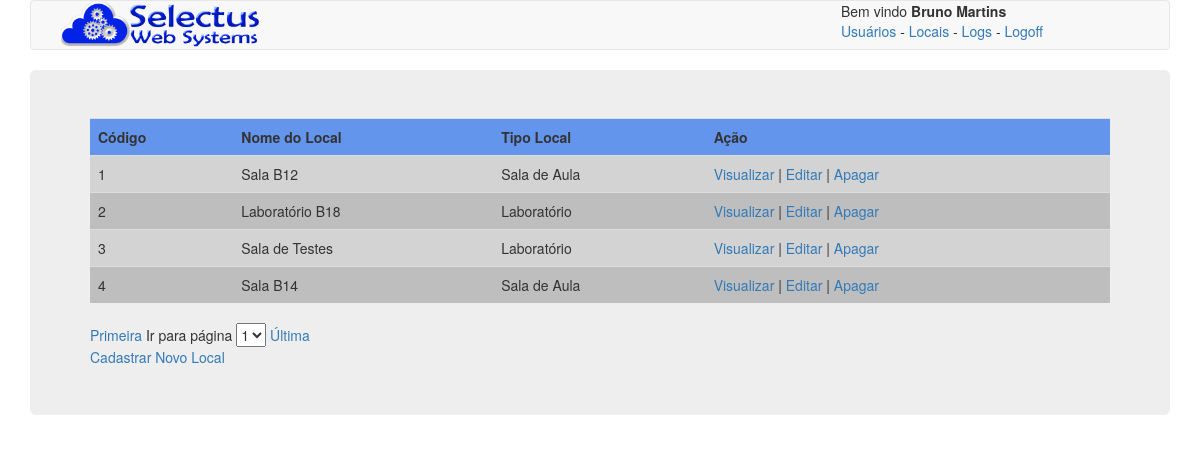
/index.php?pag=9 (signed in), run on an earlier commit of the app's database.
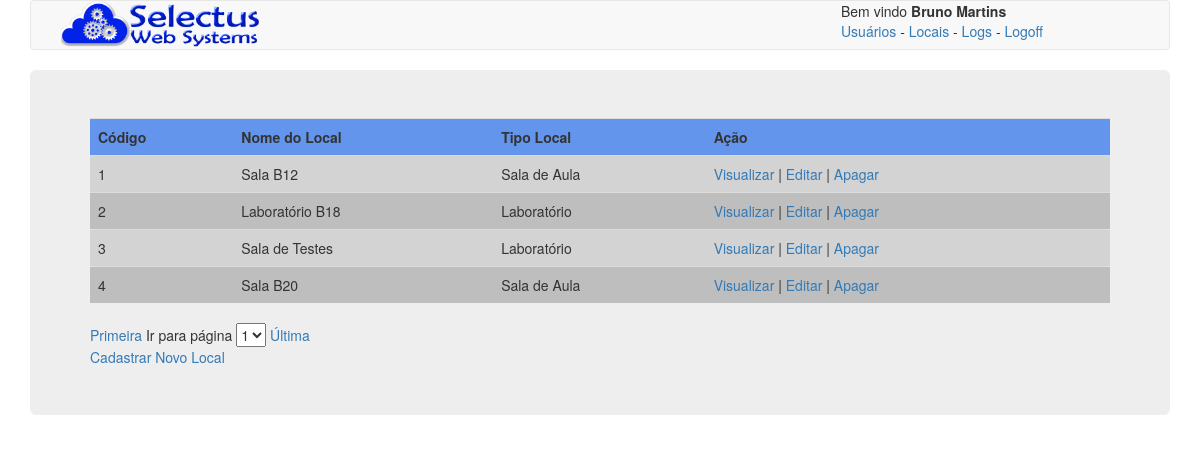
And on a later commit of the database.
### tables this page shows
CREATE TABLE `local` (
  `id` int(11) NOT NULL,
  `localDescricao` varchar(45) NOT NULL,
  `tipoLocalId` int(11) NOT NULL,
  `localUser01` int(11) NOT NULL,
  `localUser02` int(11) NOT NULL
);

CREATE TABLE `tipolocal` (
  `id` int(11) NOT NULL,
  `tipoLocalDescricao` varchar(45) NOT NULL
);

### config/conexao.php (called while the page is built, shortened)
<?php
function busca($conexao, $query) {
    try {
        mysqli_set_charset($conexao, "utf8");
        return mysqli_query($conexao, $query);
    } catch (Exception $e) {
        desconecta($conexao);
        return NULL;
    }
}
?>

### locais/listar.php (the view, shortened to what this page needs)
<div class="container">
    <div class="row">
        <table class="table">
            <tbody><tr  style="background-color:#6495ED;">
                    <th>Código</th>
                    <th>Nome do Local</th>
                    <th>Tipo Local</th>
                    <th>Ação</th>
                </tr>
                <?php
                $conexao = conecta();
                $tipoUser = $_SESSION['tipoLogado'];
                $id = $_SESSION['idLogado'];
                if ($tipoUser == 1) {
                    $resultado = busca($conexao, "SELECT local.id, local.localDescricao, local.tipoLocalId, local.localUser01, local.localUser02, tipoLocal.tipoLocalDescricao from local inner join tipoLocal on local.tipoLocalID = tipoLocal.id order by id");
                } else if ($tipoUser != 1) {
                    $resultado = busca($conexao, "SELECT local.id, local.localDescricao, local.tipoLocalId, local.localUser01, local.localUser02, tipoLocal.tipoLocalDescricao from local inner join tipoLocal on local.tipoLocalID = tipoLocal.id where id=$id order by id");
                }
                $total = mysqli_num_rows($resultado);
                $qtdPorPagina = 10;
                $paginas = ceil($total / $qtdPorPagina);
                $pagAtual = isset($_GET['list']) ? $_GET['list'] : 1;
                $i = 0;
                $cor1 = "#D3D3D3;";
                $cor2 = "#BEBEBE;";
                while ($linha = mysqli_fetch_array($resultado)) {
                    ?>
                    <tr style="background-color:<?= $i % 2 == 0 ? $cor1 : $cor2; ?>">
                        <td><?= $linha['id']; ?></td>
                        <td><?= $linha['localDescricao']; ?></td>
                        <td><?= $linha['tipoLocalDescricao']; ?></td>
                        <td>
                            <a  href="index.php?pag=12&id=<?= $linha['id']; ?>" title="Visualizar <?= $linha['pessoaNome']; ?>">Visualizar</a> |
                            <a  href="index.php?pag=13&id=<?= $linha['id']; ?>" title="Editar <?= $linha['pessoaNome']; ?>">Editar</a> |
                            <a  href="locais/apagar.php?id=<?= $linha['id']; ?>" title="Apagar <?= $linha['pessoaNome']; ?>">Apagar</a>
                        </td>
                    </tr>
                    <?php
                    $i++;
                }
                ?>
            </tbody>
        </table>
        <?php
        echo "<a href='index.php?pag=9&list=1'>Primeira</a> ";
        $select = " <select name='selecao_lista' id='selecao_lista' onchange=\"direcionar()\">";
        for ($x = 1; $x <= $paginas; $x++) {
            if ($x != $pagAtual)
                $select .="<option value='$x'>$x</option>";
            else
                $select .="<option value='$x' selected >$x</option>";
        }
        $select .="</select>";
        echo "Ir para página " . $select;
        echo " <a href='index.php?pag=9&list=$paginas'>Última</a> ";
        if ($tipoUser == 1)
            echo " <a href='index.php?pag=10'><br>Cadastrar Novo Local</a> ";
        ?>
    </div>
</div>

What changed in the data, as far as the page shows it:
changed local id 4: localDescricao "Sala B14" → "Sala B20"
